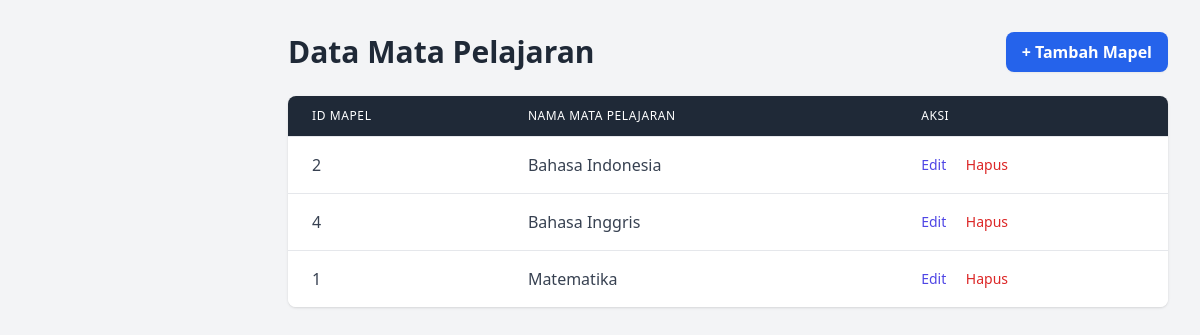
The app's page /admin/mapel/index.php with its own data.
### tables this page shows
CREATE TABLE `mata_pelajaran` (
  `id_mapel` int(11) NOT NULL,
  `nama_mapel` varchar(100) NOT NULL
);

### admin/mapel/index.php (the view, shortened to what this page needs)
<?php
require __DIR__ . '/../templates/header.php';
require __DIR__ . '/../../config/database.php';
$query = $koneksi->query("SELECT id_mapel, nama_mapel FROM mata_pelajaran ORDER BY nama_mapel ASC");
?>
<div class="flex justify-between items-center mb-6">
    <h1 class="text-3xl font-bold text-gray-800">Data Mata Pelajaran</h1>
    <a href="tambah.php" class="bg-blue-600 hover:bg-blue-700 text-white font-bold py-2 px-4 rounded-lg shadow-sm transition duration-200">
        + Tambah Mapel
    </a>
</div>
<div class="overflow-x-auto bg-white rounded-lg shadow">
    <table class="min-w-full divide-y divide-gray-200">
        <thead class="bg-gray-800 text-white">
            <tr>
                <th class="px-6 py-3 text-left text-xs font-medium uppercase tracking-wider">ID Mapel</th>
                <th class="px-6 py-3 text-left text-xs font-medium uppercase tracking-wider">Nama Mata Pelajaran</th>
                <th class="px-6 py-3 text-left text-xs font-medium uppercase tracking-wider">Aksi</th>
            </tr>
        </thead>
        <tbody class="bg-white divide-y divide-gray-200 text-gray-700">
            <?php if ($query->num_rows > 0): ?>
                <?php while ($row = $query->fetch_assoc()): ?>
                    <tr class="hover:bg-gray-50">
                        <td class="px-6 py-4 whitespace-nowrap font-medium"><?= htmlspecialchars($row['id_mapel']) ?></td>
                        <td class="px-6 py-4 whitespace-nowrap"><?= htmlspecialchars($row['nama_mapel']) ?></td>
                        <td class="px-6 py-4 whitespace-nowrap text-sm font-medium">
                            <a href="edit.php?id=<?= $row['id_mapel'] ?>" class="text-indigo-600 hover:text-indigo-900">Edit</a>
                            <a href="proses.php?aksi=hapus&id=<?= $row['id_mapel'] ?>" class="text-red-600 hover:text-red-900 ml-4" onclick="return confirm('Apakah Anda yakin ingin menghapus data ini?')">Hapus</a>
                        </td>
                    </tr>
                <?php endwhile; ?>
            <?php else: ?>
                <tr>
                    <td colspan="3" class="text-center py-10 text-gray-500">Tidak ada data mata pelajaran.</td>
                </tr>
            <?php endif; ?>
        </tbody>
    </table>
</div>
<?php
require __DIR__ . '/../templates/footer.php';
?>

### records on screen
mata_pelajaran: id_mapel "2", nama_mapel "Bahasa Indonesia"
mata_pelajaran: id_mapel "4", nama_mapel "Bahasa Inggris"
mata_pelajaran: id_mapel "1", nama_mapel "Matematika"
